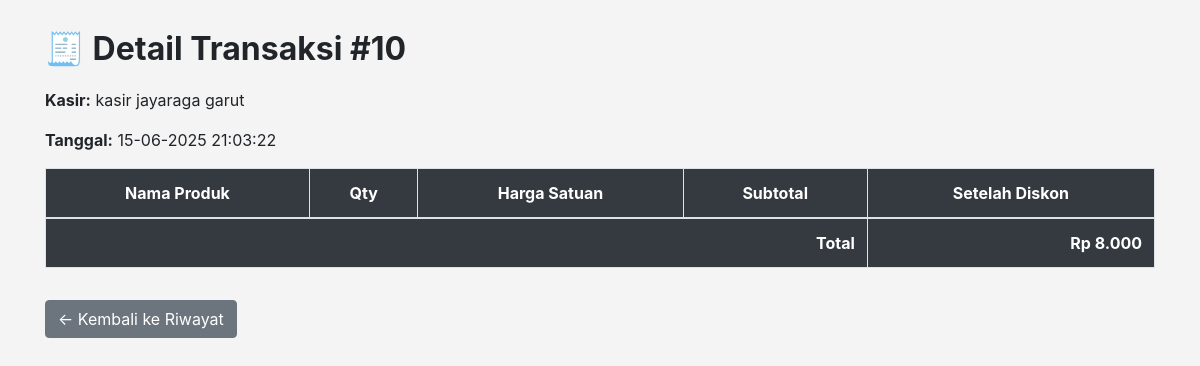
Page /kasir-app/detail_transakasi.php?id=10 (signed in) on the committed database.
### tables this page shows
CREATE TABLE `transaksi` (
  `id_transaksi` int(11) NOT NULL,
  `kode_transaksi` varchar(50) NOT NULL,
  `id_kasir` int(11) DEFAULT NULL,
  `tanggal` datetime DEFAULT current_timestamp(),
  `total` int(11) DEFAULT NULL,
  `bayar` int(11) DEFAULT NULL,
  `kembalian` int(11) DEFAULT NULL
);

CREATE TABLE `kasir` (
  `id_kasir` int(11) NOT NULL,
  `nama_kasir` varchar(100) NOT NULL,
  `username` varchar(50) NOT NULL,
  `password` varchar(255) NOT NULL
);

### kasir-app/detail_transakasi.php (the view, shortened to what this page needs)
<?php
include("../config/db.php");
$id = (int)$_GET['id'];
$transaksi = $koneksi->query("
    SELECT t.*, k.nama_kasir
    FROM transaksi t
    JOIN kasir k ON t.id_kasir = k.id_kasir
    WHERE t.id_transaksi = $id
")->fetch_assoc();
?>
<!DOCTYPE html>
<html lang="id">
<head>
    <link href="https://stackpath.bootstrapcdn.com/bootstrap/4.5.2/css/bootstrap.min.css" rel="stylesheet">
</head>
<body>
<div class="container">
    <h2>🧾 Detail Transaksi #<?= $id ?></h2>
    <p><strong>Kasir:</strong> <?= htmlspecialchars($transaksi['nama_kasir']) ?></p>
    <p><strong>Tanggal:</strong> <?= date('d-m-Y H:i:s', strtotime($transaksi['tanggal'])) ?></p>
    <div class="table-responsive">
        <table class="table table-bordered">
            <thead class="text-center">
                <tr>
                    <th>Nama Produk</th>
                    <th>Qty</th>
                    <th>Harga Satuan</th>
                    <th>Subtotal</th>
                    <th>Setelah Diskon</th>
                </tr>
            </thead>
            <tbody>
                <tr>
                    <th colspan="4" class="text-right">Total</th>
                    <th class="text-right">Rp <?= number_format($transaksi['total'], 0, ',', '.') ?></th>
                </tr>
            </tbody>
        </table>
    </div>
    <a href="transaksi.php" class="btn btn-secondary mt-3">&larr; Kembali ke Riwayat</a>
</div>
</body>
</html>

### kasir-app/detail_transakasi.php (style rules this page uses)
body { background-color: #f4f4f4; padding: 30px; }
.table th { background-color: #343a40; color: white; }
h2 { margin-bottom: 20px; font-weight: bold; }

### rows in the picture
transaksi: id_kasir.nama_kasir "kasir jayaraga garut", tanggal "15-06-2025 21:03:22", total "8.000"

### other values in the picture
$id "10"
